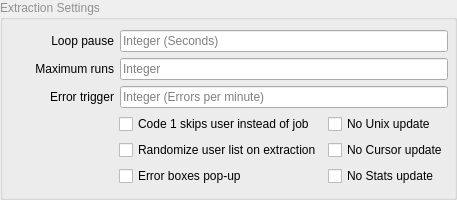
              <widget class="QGroupBox" name="groupBox">
               <property name="palette">
                <palette>
                 <active>
                  <colorrole role="WindowText">
                   <brush brushstyle="SolidPattern">
                    <color alpha="255">
                     <red>144</red>
                     <green>144</green>
                     <blue>144</blue>
                    </color>
                   </brush>
                  </colorrole>
                 </active>
                 <inactive>
                  <colorrole role="WindowText">
                   <brush brushstyle="SolidPattern">
                    <color alpha="255">
                     <red>144</red>
                     <green>144</green>
                     <blue>144</blue>
                    </color>
                   </brush>
                  </colorrole>
                 </inactive>
                 <disabled/>
                </palette>
               </property>
               <property name="title">
                <string>Extraction Settings</string>
               </property>
               <property name="flat">
                <bool>true</bool>
               </property>
               <layout class="QVBoxLayout" name="verticalLayout_2">
                <property name="spacing">
                 <number>0</number>
                </property>
                <property name="topMargin">
                 <number>4</number>
                </property>
                <property name="rightMargin">
                 <number>6</number>
                </property>
                <item>
                 <widget class="QWidget" name="widget_6" native="true">
                  <property name="sizePolicy">
                   <sizepolicy hsizetype="Preferred" vsizetype="Preferred">
                    <horstretch>0</horstretch>
                    <verstretch>0</verstretch>
                   </sizepolicy>
                  </property>
                  <layout class="QFormLayout" name="formLayout_3">
                   <property name="leftMargin">
                    <number>0</number>
                   </property>
                   <property name="topMargin">
                    <number>6</number>
                   </property>
                   <property name="rightMargin">
                    <number>0</number>
                   </property>
                   <property name="bottomMargin">
                    <number>6</number>
                   </property>
                   <item row="0" column="0">
                    <widget class="QLabel" name="lbl_looptime">
                     <property name="minimumSize">
                      <size>
                       <width>100</width>
                       <height>0</height>
                      </size>
                     </property>
                     <property name="palette">
                      <palette>
                       <active>
                        <colorrole role="WindowText">
                         <brush brushstyle="SolidPattern">
                          <color alpha="255">
                           <red>0</red>
                           <green>0</green>
                           <blue>0</blue>
                          </color>
                         </brush>
                        </colorrole>
                       </active>
                       <inactive>
                        <colorrole role="WindowText">
                         <brush brushstyle="SolidPattern">
                          <color alpha="255">
                           <red>0</red>
                           <green>0</green>
                           <blue>0</blue>
                          </color>
                         </brush>
                        </colorrole>
                       </inactive>
                       <disabled>
                        <colorrole role="WindowText">
                         <brush brushstyle="SolidPattern">
                          <color alpha="255">
                           <red>144</red>
                           <green>144</green>
                           <blue>144</blue>
                          </color>
                         </brush>
                        </colorrole>
                       </disabled>
                      </palette>
                     </property>
                     <property name="toolTip">
                      <string>Time to wait after restarting the whole extraction 
(So after going through all users)</string>
                     </property>
                     <property name="text">
                      <string>Loop pause</string>
                     </property>
                     <property name="alignment">
                      <set>Qt::AlignmentFlag::AlignRight|Qt::AlignmentFlag::AlignTrailing|Qt::AlignmentFlag::AlignVCenter</set>
                     </property>
                    </widget>
                   </item>
                   <item row="0" column="1">
                    <widget class="QLineEdit" name="cfgui_looptime">
                     <property name="palette">
                      <palette>
                       <active>
                        <colorrole role="Text">
                         <brush brushstyle="SolidPattern">
                          <color alpha="255">
                           <red>0</red>
                           <green>0</green>
                           <blue>0</blue>
                          </color>
                         </brush>
                        </colorrole>
                        <colorrole role="PlaceholderText">
                         <brush brushstyle="SolidPattern">
                          <color alpha="128">
                           <red>0</red>
                           <green>0</green>
                           <blue>0</blue>
                          </color>
                         </brush>
                        </colorrole>
                       </active>
                       <inactive>
                        <colorrole role="Text">
                         <brush brushstyle="SolidPattern">
                          <color alpha="255">
                           <red>0</red>
                           <green>0</green>
                           <blue>0</blue>
                          </color>
                         </brush>
                        </colorrole>
                        <colorrole role="PlaceholderText">
                         <brush brushstyle="SolidPattern">
                          <color alpha="128">
                           <red>0</red>
                           <green>0</green>
                           <blue>0</blue>
                          </color>
                         </brush>
                        </colorrole>
                       </inactive>
                       <disabled>
                        <colorrole role="Text">
                         <brush brushstyle="SolidPattern">
                          <color alpha="255">
                           <red>144</red>
                           <green>144</green>
                           <blue>144</blue>
                          </color>
                         </brush>
                        </colorrole>
                        <colorrole role="PlaceholderText">
                         <brush brushstyle="SolidPattern">
                          <color alpha="128">
                           <red>206</red>
                           <green>206</green>
                           <blue>206</blue>
                          </color>
                         </brush>
                        </colorrole>
                       </disabled>
                      </palette>
                     </property>
                     <property name="toolTip">
                      <string>&lt;html&gt;&lt;head/&gt;&lt;body&gt;&lt;p&gt;Time to wait before restarting the whole extraction after going through all users&lt;/p&gt;&lt;/body&gt;&lt;/html&gt;</string>
                     </property>
                     <property name="text">
                      <string/>
                     </property>
                     <property name="placeholderText">
                      <string>Integer (Seconds)</string>
                     </property>
                    </widget>
                   </item>
                   <item row="1" column="0">
                    <widget class="QLabel" name="lbl_maximumruns">
                     <property name="minimumSize">
                      <size>
                       <width>100</width>
                       <height>0</height>
                      </size>
                     </property>
                     <property name="palette">
                      <palette>
                       <active>
                        <colorrole role="WindowText">
                         <brush brushstyle="SolidPattern">
                          <color alpha="255">
                           <red>0</red>
                           <green>0</green>
                           <blue>0</blue>
                          </color>
                         </brush>
                        </colorrole>
                       </active>
                       <inactive>
                        <colorrole role="WindowText">
                         <brush brushstyle="SolidPattern">
                          <color alpha="255">
                           <red>0</red>
                           <green>0</green>
                           <blue>0</blue>
                          </color>
                         </brush>
                        </colorrole>
                       </inactive>
                       <disabled>
                        <colorrole role="WindowText">
                         <brush brushstyle="SolidPattern">
                          <color alpha="255">
                           <red>144</red>
                           <green>144</green>
                           <blue>144</blue>
                          </color>
                         </brush>
                        </colorrole>
                       </disabled>
                      </palette>
                     </property>
                     <property name="toolTip">
                      <string>Maximum amount of restarts after each whole extraction</string>
                     </property>
                     <property name="text">
                      <string>Maximum runs</string>
                     </property>
                     <property name="alignment">
                      <set>Qt::AlignmentFlag::AlignRight|Qt::AlignmentFlag::AlignTrailing|Qt::AlignmentFlag::AlignVCenter</set>
                     </property>
                    </widget>
                   </item>
                   <item row="1" column="1">
                    <widget class="QLineEdit" name="cfgui_maximumruns">
                     <property name="palette">
                      <palette>
                       <active>
                        <colorrole role="Text">
                         <brush brushstyle="SolidPattern">
                          <color alpha="255">
                           <red>0</red>
                           <green>0</green>
                           <blue>0</blue>
                          </color>
                         </brush>
                        </colorrole>
                        <colorrole role="PlaceholderText">
                         <brush brushstyle="SolidPattern">
                          <color alpha="128">
                           <red>0</red>
                           <green>0</green>
                           <blue>0</blue>
                          </color>
                         </brush>
                        </colorrole>
                       </active>
                       <inactive>
                        <colorrole role="Text">
                         <brush brushstyle="SolidPattern">
                          <color alpha="255">
                           <red>0</red>
                           <green>0</green>
                           <blue>0</blue>
                          </color>
                         </brush>
                        </colorrole>
                        <colorrole role="PlaceholderText">
                         <brush brushstyle="SolidPattern">
                          <color alpha="128">
                           <red>0</red>
                           <green>0</green>
                           <blue>0</blue>
                          </color>
                         </brush>
                        </colorrole>
                       </inactive>
                       <disabled>
                        <colorrole role="Text">
                         <brush brushstyle="SolidPattern">
                          <color alpha="255">
                           <red>144</red>
                           <green>144</green>
                           <blue>144</blue>
                          </color>
                         </brush>
                        </colorrole>
                        <colorrole role="PlaceholderText">
                         <brush brushstyle="SolidPattern">
                          <color alpha="128">
                           <red>206</red>
                           <green>206</green>
                           <blue>206</blue>
                          </color>
                         </brush>
                        </colorrole>
                       </disabled>
                      </palette>
                     </property>
                     <property name="toolTip">
                      <string>Maximum amount of restarts after each whole extraction</string>
                     </property>
                     <property name="text">
                      <string/>
                     </property>
                     <property name="readOnly">
                      <bool>false</bool>
                     </property>
                     <property name="placeholderText">
                      <string>Integer</string>
                     </property>
                     <property name="clearButtonEnabled">
                      <bool>false</bool>
                     </property>
                    </widget>
                   </item>
                   <item row="2" column="0">
                    <widget class="QLabel" name="label">
                     <property name="minimumSize">
                      <size>
                       <width>100</width>
                       <height>0</height>
                      </size>
                     </property>
                     <property name="palette">
                      <palette>
                       <active>
                        <colorrole role="WindowText">
                         <brush brushstyle="SolidPattern">
                          <color alpha="255">
                           <red>0</red>
                           <green>0</green>
                           <blue>0</blue>
                          </color>
                         </brush>
                        </colorrole>
                       </active>
                       <inactive>
                        <colorrole role="WindowText">
                         <brush brushstyle="SolidPattern">
                          <color alpha="255">
                           <red>0</red>
                           <green>0</green>
                           <blue>0</blue>
                          </color>
                         </brush>
                        </colorrole>
                       </inactive>
                       <disabled/>
                      </palette>
                     </property>
                     <property name="text">
                      <string>Error trigger</string>
                     </property>
                     <property name="alignment">
                      <set>Qt::AlignmentFlag::AlignRight|Qt::AlignmentFlag::AlignTrailing|Qt::AlignmentFlag::AlignVCenter</set>
                     </property>
                    </widget>
                   </item>
                   <item row="2" column="1">
                    <widget class="QLineEdit" name="cfgui_errortrigger">
                     <property name="palette">
                      <palette>
                       <active>
                        <colorrole role="Text">
                         <brush brushstyle="SolidPattern">
                          <color alpha="255">
                           <red>0</red>
                           <green>0</green>
                           <blue>0</blue>
                          </color>
                         </brush>
                        </colorrole>
                        <colorrole role="PlaceholderText">
                         <brush brushstyle="SolidPattern">
                          <color alpha="128">
                           <red>0</red>
                           <green>0</green>
                           <blue>0</blue>
                          </color>
                         </brush>
                        </colorrole>
                       </active>
                       <inactive>
                        <colorrole role="Text">
                         <brush brushstyle="SolidPattern">
                          <color alpha="255">
                           <red>0</red>
                           <green>0</green>
                           <blue>0</blue>
                          </color>
                         </brush>
                        </colorrole>
                        <colorrole role="PlaceholderText">
                         <brush brushstyle="SolidPattern">
                          <color alpha="128">
                           <red>0</red>
                           <green>0</green>
                           <blue>0</blue>
                          </color>
                         </brush>
                        </colorrole>
                       </inactive>
                       <disabled>
                        <colorrole role="Text">
                         <brush brushstyle="SolidPattern">
                          <color alpha="255">
                           <red>144</red>
                           <green>144</green>
                           <blue>144</blue>
                          </color>
                         </brush>
                        </colorrole>
                        <colorrole role="PlaceholderText">
                         <brush brushstyle="SolidPattern">
                          <color alpha="128">
                           <red>206</red>
                           <green>206</green>
                           <blue>206</blue>
                          </color>
                         </brush>
                        </colorrole>
                       </disabled>
                      </palette>
                     </property>
                     <property name="toolTip">
                      <string>&lt;html&gt;&lt;head/&gt;&lt;body&gt;&lt;p&gt;How much an extractor can error a minute before it's stopped, if set to 20 then an extractor that errors 20 times a minute will be stopped&lt;/p&gt;&lt;/body&gt;&lt;/html&gt;</string>
                     </property>
                     <property name="placeholderText">
                      <string>Integer (Errors per minute)</string>
                     </property>
                    </widget>
                   </item>
                  </layout>
                 </widget>
                </item>
                <item>
                 <widget class="QWidget" name="widget_5" native="true">
                  <layout class="QGridLayout" name="gridLayout_5">
                   <property name="leftMargin">
                    <number>0</number>
                   </property>
                   <property name="topMargin">
                    <number>0</number>
                   </property>
                   <property name="rightMargin">
                    <number>0</number>
                   </property>
                   <property name="bottomMargin">
                    <number>0</number>
                   </property>
                   <item row="1" column="1">
                    <widget class="QCheckBox" name="cfgui_exitcode">
                     <property name="palette">
                      <palette>
                       <active>
                        <colorrole role="WindowText">
                         <brush brushstyle="SolidPattern">
                          <color alpha="255">
                           <red>0</red>
                           <green>0</green>
                           <blue>0</blue>
                          </color>
                         </brush>
                        </colorrole>
                       </active>
                       <inactive>
                        <colorrole role="WindowText">
                         <brush brushstyle="SolidPattern">
                          <color alpha="255">
                           <red>0</red>
                           <green>0</green>
                           <blue>0</blue>
                          </color>
                         </brush>
                        </colorrole>
                       </inactive>
                       <disabled>
                        <colorrole role="WindowText">
                         <brush brushstyle="SolidPattern">
                          <color alpha="255">
                           <red>144</red>
                           <green>144</green>
                           <blue>144</blue>
                          </color>
                         </brush>
                        </colorrole>
                       </disabled>
                      </palette>
                     </property>
                     <property name="toolTip">
                      <string>&lt;html&gt;&lt;head/&gt;&lt;body&gt;&lt;p&gt;If the runner process randomly decides to shut down, be it a bug or a temporary disconnection,  it will normally repeat the job. &lt;/p&gt;&lt;p&gt;However it may get stuck in a loop, so here you can decide whether to skip the job or skip the user if it retries the job multiple times&lt;/p&gt;&lt;/body&gt;&lt;/html&gt;</string>
                     </property>
                     <property name="text">
                      <string>Code 1 skips user instead of job </string>
                     </property>
                    </widget>
                   </item>
                   <item row="3" column="1">
                    <widget class="QCheckBox" name="cfgui_errorboxes">
                     <property name="palette">
                      <palette>
                       <active>
                        <colorrole role="WindowText">
                         <brush brushstyle="SolidPattern">
                          <color alpha="255">
                           <red>0</red>
                           <green>0</green>
                           <blue>0</blue>
                          </color>
                         </brush>
                        </colorrole>
                       </active>
                       <inactive>
                        <colorrole role="WindowText">
                         <brush brushstyle="SolidPattern">
                          <color alpha="255">
                           <red>0</red>
                           <green>0</green>
                           <blue>0</blue>
                          </color>
                         </brush>
                        </colorrole>
                       </inactive>
                       <disabled>
                        <colorrole role="WindowText">
                         <brush brushstyle="SolidPattern">
                          <color alpha="255">
                           <red>144</red>
                           <green>144</green>
                           <blue>144</blue>
                          </color>
                         </brush>
                        </colorrole>
                       </disabled>
                      </palette>
                     </property>
                     <property name="toolTip">
                      <string>Pop up error or warning boxes to alert you of problems</string>
                     </property>
                     <property name="text">
                      <string>Error boxes pop-up</string>
                     </property>
                    </widget>
                   </item>
                   <item row="1" column="0">
                    <spacer name="horizontalSpacer">
                     <property name="orientation">
                      <enum>Qt::Orientation::Horizontal</enum>
                     </property>
                     <property name="sizeType">
                      <enum>QSizePolicy::Policy::Fixed</enum>
                     </property>
                     <property name="sizeHint" stdset="0">
                      <size>
                       <width>105</width>
                       <height>20</height>
                      </size>
                     </property>
                    </spacer>
                   </item>
                   <item row="2" column="2">
                    <widget class="QCheckBox" name="cfgui_nocursorupdate">
                     <property name="palette">
                      <palette>
                       <active>
                        <colorrole role="WindowText">
                         <brush brushstyle="SolidPattern">
                          <color alpha="255">
                           <red>0</red>
                           <green>0</green>
                           <blue>0</blue>
                          </color>
                         </brush>
                        </colorrole>
                       </active>
                       <inactive>
                        <colorrole role="WindowText">
                         <brush brushstyle="SolidPattern">
                          <color alpha="255">
                           <red>0</red>
                           <green>0</green>
                           <blue>0</blue>
                          </color>
                         </brush>
                        </colorrole>
                       </inactive>
                       <disabled/>
                      </palette>
                     </property>
                     <property name="toolTip">
                      <string>Don't update the user cursor when a new one is seen</string>
                     </property>
                     <property name="text">
                      <string>No Cursor update</string>
                     </property>
                    </widget>
                   </item>
                   <item row="3" column="2">
                    <widget class="QCheckBox" name="cfgui_nostatsupdate">
                     <property name="palette">
                      <palette>
                       <active>
                        <colorrole role="WindowText">
                         <brush brushstyle="SolidPattern">
                          <color alpha="255">
                           <red>0</red>
                           <green>0</green>
                           <blue>0</blue>
                          </color>
                         </brush>
                        </colorrole>
                       </active>
                       <inactive>
                        <colorrole role="WindowText">
                         <brush brushstyle="SolidPattern">
                          <color alpha="255">
                           <red>0</red>
                           <green>0</green>
                           <blue>0</blue>
                          </color>
                         </brush>
                        </colorrole>
                       </inactive>
                       <disabled>
                        <colorrole role="WindowText">
                         <brush brushstyle="SolidPattern">
                          <color alpha="255">
                           <red>144</red>
                           <green>144</green>
                           <blue>144</blue>
                          </color>
                         </brush>
                        </colorrole>
                       </disabled>
                      </palette>
                     </property>
                     <property name="toolTip">
                      <string>Don't update stats</string>
                     </property>
                     <property name="text">
                      <string>No Stats update</string>
                     </property>
                    </widget>
                   </item>
                   <item row="2" column="1">
                    <widget class="QCheckBox" name="cfgui_randomizelist">
                     <property name="palette">
                      <palette>
                       <active>
                        <colorrole role="WindowText">
                         <brush brushstyle="SolidPattern">
                          <color alpha="255">
                           <red>0</red>
                           <green>0</green>
                           <blue>0</blue>
                          </color>
                         </brush>
                        </colorrole>
                       </active>
                       <inactive>
                        <colorrole role="WindowText">
                         <brush brushstyle="SolidPattern">
                          <color alpha="255">
                           <red>0</red>
                           <green>0</green>
                           <blue>0</blue>
                          </color>
                         </brush>
                        </colorrole>
                       </inactive>
                       <disabled/>
                      </palette>
                     </property>
                     <property name="toolTip">
                      <string>Randomize the user list before pressing the run button so that all users get a chance of getting extracted</string>
                     </property>
                     <property name="text">
                      <string>Randomize user list on extraction</string>
                     </property>
                    </widget>
                   </item>
                   <item row="1" column="2">
                    <widget class="QCheckBox" name="cfgui_nounixupdate">
                     <property name="palette">
                      <palette>
                       <active>
                        <colorrole role="WindowText">
                         <brush brushstyle="SolidPattern">
                          <color alpha="255">
                           <red>0</red>
                           <green>0</green>
                           <blue>0</blue>
                          </color>
                         </brush>
                        </colorrole>
                       </active>
                       <inactive>
                        <colorrole role="WindowText">
                         <brush brushstyle="SolidPattern">
                          <color alpha="255">
                           <red>0</red>
                           <green>0</green>
                           <blue>0</blue>
                          </color>
                         </brush>
                        </colorrole>
                       </inactive>
                       <disabled>
                        <colorrole role="WindowText">
                         <brush brushstyle="SolidPattern">
                          <color alpha="255">
                           <red>144</red>
                           <green>144</green>
                           <blue>144</blue>
                          </color>
                         </brush>
                        </colorrole>
                       </disabled>
                      </palette>
                     </property>
                     <property name="toolTip">
                      <string>Don't update user UNIX timestamp when it's extraction is finished</string>
                     </property>
                     <property name="text">
                      <string>No Unix update</string>
                     </property>
                    </widget>
                   </item>
                  </layout>
                 </widget>
                </item>
               </layout>
              </widget>
